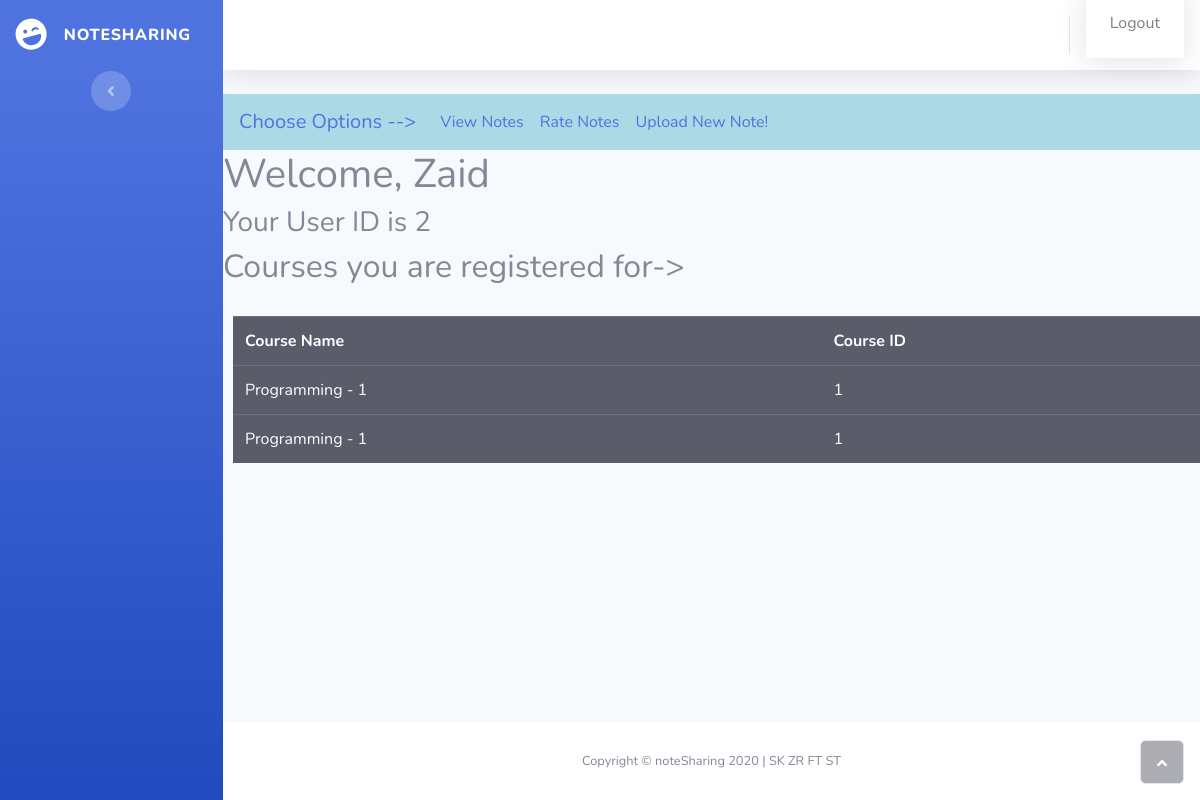
The page /profile (signed in) on the database its author committed.
### swe_project/models.py (models this page shows, shortened)
class Student(db.Model):
    id=db.Column(db.Integer,primary_key=True)
    user_id=db.Column(db.Integer,db.ForeignKey('user.id'),nullable=False)
    firstname=db.Column(db.String(20),nullable=False)
    lastname=db.Column(db.String(20),nullable=False)

class User(db.Model,UserMixin):
    id=db.Column(db.Integer, primary_key=True)
    password=db.Column(db.String(150),nullable=False)
    email=db.Column(db.String(40),nullable=False,unique=True)
    university_id=db.Column(db.Integer,db.ForeignKey('university.id'),nullable=False)
    st_fa=db.Column(db.Boolean,nullable=False) #True if Faculty
    uni_admin_check=db.Column(db.Boolean,nullable=False)#True if Uniadmin

class Courses(db.Model):
    id=db.Column(db.Integer,primary_key=True)
    uni_id=db.Column(db.Integer,db.ForeignKey('university.id'),nullable=False)
    name=db.Column(db.String(40),nullable=False)
    faculty_id=db.Column(db.Integer,db.ForeignKey('faculty.id'),nullable=False)
    department_id=db.Column(db.Integer,db.ForeignKey('department.id'),nullable=False)

### swe_project/routes.py (the view)
@app.route("/profile", methods=['GET','POST'])
@login_required
def profile():
    Student_or_Faculty=current_user.st_fa
    print(Student_or_Faculty)
    if Student_or_Faculty==True:
        name=Faculty.query.filter_by(user_id=current_user.id).first().firstname
    if Student_or_Faculty==False:
        name=Student.query.filter_by(user_id=current_user.id).first().firstname
    print("The current user id is "+str(current_user.id))
    return render_template('profile.html',University=University,User_FirstName=name,CourseList=Student_Course.studentcourselist(current_user.id))

### swe_project/models.py (called while the page is built)
@login_manager.user_loader
def load_user(user_id):
    return User.query.get(int(user_id))

    def studentcourselist(user_id): #Get all the courses for which a student is registered for...
        student=Student.query.filter_by(user_id=user_id).first()# Get The Student
        studentcourseList=[]#Add Courses he is registered for to this list
        print("THE TEST ID OF THE STUDENT IS ")
        print(student.id)
        StudentCourses=Student_Course.query.filter_by(student_id=student.id).all()#check if this works.
        print("TEST-2 VIEW ALL COURSE")
        for sc in StudentCourses:
            print("Student id is "+str(sc.student_id))
            print("Course id is "+str(sc.course_id))
        for courses in Courses.query.all():
            for studentcourse in StudentCourses:
                if studentcourse.course_id==courses.id:
                    studentcourseList.append(courses)
        return studentcourseList

### swe_project/templates/profile.html (shortened to what this page needs)
<!DOCTYPE html>
<html>
<head>
    <link rel="stylesheet" href="static/assets/bootstrap/css/bootstrap.min.css">
    <link rel="stylesheet" href="static/assets/fonts/fontawesome-all.min.css">
</head>
<body id="page-top">
    <div id="wrapper">
        <nav class="navbar navbar-dark align-items-start sidebar sidebar-dark accordion bg-gradient-primary p-0">
            <div class="container-fluid d-flex flex-column p-0">
                <a class="navbar-brand d-flex justify-content-center align-items-center sidebar-brand m-0" href="#">
                    <div class="sidebar-brand-icon rotate-n-15"><i class="fas fa-laugh-wink"></i></div>
                    <div class="sidebar-brand-text mx-3"><span>noteSharing</span></div>
                </a>
                <div class="text-center d-none d-md-inline"><button class="btn rounded-circle border-0" id="sidebarToggle" type="button"></button></div>
            </div>
        </nav>
        <div class="d-flex flex-column" id="content-wrapper">
            <div id="content">
                <nav class="navbar navbar-light navbar-expand bg-white shadow mb-4 topbar static-top">
                    <div class="container-fluid"><button class="btn btn-link d-md-none rounded-circle mr-3" id="sidebarToggleTop" type="button"></button>
                        <ul class="nav navbar-nav flex-nowrap ml-auto">
                                <nav class="navbar navbar-dark navbar-expand bg-white shadow mb-4 topbar static-top">
                                    <a class="nav-item nav-link" href="{{ url_for('logout') }}">Logout</a>
                                </nav>
            </div>
            </nav>
            <nav class="navbar navbar-expand-lg class="navbar navbar-light" style="background-color:lightblue;">
                    <a class="navbar-brand" href="#">Choose Options --></a>
                    <div class="collapse navbar-collapse" id="navbarSupportedContent">
                      <ul class="navbar-nav mr-auto">
                        <li class="nav-item ">
                          <a class="nav-link" href="{{url_for('ViewNote')}}">View Notes <span class="sr-only">(current)</span></a>
                        </li>
                        <li class="nav-item">
                                <a class="nav-link" href="{{url_for('rate')}}">Rate Notes</a>
                        </li>
                        <li class="nav-item">
                            <a class="nav-link" href="{{url_for('upload')}}">Upload New Note!</a>
                    </li>
                    </ul>
             </nav>
    <h1>
        Welcome, {{User_FirstName}}
    </h1>
    <h3>
        Your User ID is {{current_user.id}}
    </h3>
    <h2>
        Courses you are registered for->
    </h2>
    <table class= "table table-dark" style="margin-top: 30px; margin-left: 10px;">
        <tr>
            <th scope="col">
                Course Name
            </th>
            <th scope= "col">
                Course ID
            </th>
        </tr>
    {%for user in CourseList%}
        <tr>
            <td scope="col">
                {{user.name}}
            </td>
            <td scope="col">
                {{user.id}}
            </td>
        </tr>
    {%endfor%}
    </table>
        </div>
        <footer class="bg-white sticky-footer">
            <div class="container my-auto">
                <div class="text-center my-auto copyright"><span>Copyright © noteSharing 2020 | SK ZR FT ST</span></div>
            </div>
        </footer>
    </div><a class="border rounded d-inline scroll-to-top" href="#page-top"><i class="fas fa-angle-up"></i></a></div>
</body>
</html>

### rows shown on the page
Student: firstname "Zaid"
User: id "2"
Courses: name "Programming - 1", id "1"
